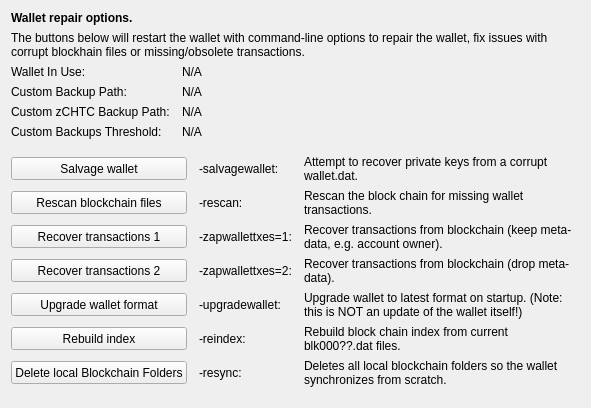
     <widget class="QWidget" name="tab_repair">
      <attribute name="title">
       <string>&amp;Wallet Repair</string>
      </attribute>
      <layout class="QGridLayout" name="gridLayout_4" columnstretch="0,0,0,0">
       <property name="horizontalSpacing">
        <number>12</number>
       </property>
       <item row="0" column="0" colspan="4">
        <widget class="QLabel" name="label_repair_header">
         <property name="font">
          <font>
           <weight>75</weight>
           <bold>true</bold>
          </font>
         </property>
         <property name="text">
          <string>Wallet repair options.</string>
         </property>
        </widget>
       </item>
       <item row="1" column="0" colspan="4">
        <widget class="QLabel" name="label_repair_helptext">
         <property name="font">
          <font>
           <weight>50</weight>
           <bold>false</bold>
          </font>
         </property>
         <property name="text">
          <string>The buttons below will restart the wallet with command-line options to repair the wallet, fix issues with corrupt blockhain files or missing/obsolete transactions.</string>
         </property>
         <property name="wordWrap">
          <bool>true</bool>
         </property>
        </widget>
       </item>
       <item row="2" column="0">
        <widget class="QLabel" name="wallet_path_label">
         <property name="text">
          <string>Wallet In Use:</string>
         </property>
        </widget>
       </item>
       <item row="2" column="1" colspan="3">
        <widget class="QLabel" name="wallet_path">
         <property name="cursor">
          <cursorShape>IBeamCursor</cursorShape>
         </property>
         <property name="text">
          <string>N/A</string>
         </property>
         <property name="textFormat">
          <enum>Qt::PlainText</enum>
         </property>
         <property name="textInteractionFlags">
          <set>Qt::LinksAccessibleByMouse|Qt::TextSelectableByKeyboard|Qt::TextSelectableByMouse</set>
         </property>
        </widget>
       </item>
       <item row="3" column="0">
        <widget class="QLabel" name="wallet_custombackuppath_label">
         <property name="text">
          <string>Custom Backup Path:</string>
         </property>
         <property name="visible">
          <bool>false</bool>
         </property>
        </widget>
       </item>
       <item row="3" column="1" colspan="3">
        <widget class="QLabel" name="wallet_custombackuppath">
         <property name="cursor">
          <cursorShape>IBeamCursor</cursorShape>
         </property>
         <property name="text">
          <string>N/A</string>
         </property>
         <property name="textFormat">
          <enum>Qt::PlainText</enum>
         </property>
         <property name="textInteractionFlags">
          <set>Qt::LinksAccessibleByMouse|Qt::TextSelectableByKeyboard|Qt::TextSelectableByMouse</set>
         </property>
         <property name="visible">
          <bool>false</bool>
         </property>
        </widget>
       </item>
       <item row="4" column="0">
        <widget class="QLabel" name="wallet_customzchtcbackuppath_label">
         <property name="text">
          <string>Custom zCHTC Backup Path:</string>
         </property>
         <property name="visible">
          <bool>false</bool>
         </property>
        </widget>
       </item>
       <item row="4" column="1" colspan="3">
        <widget class="QLabel" name="wallet_customzchtcbackuppath">
         <property name="cursor">
          <cursorShape>IBeamCursor</cursorShape>
         </property>
         <property name="text">
          <string>N/A</string>
         </property>
         <property name="textFormat">
          <enum>Qt::PlainText</enum>
         </property>
         <property name="textInteractionFlags">
          <set>Qt::LinksAccessibleByMouse|Qt::TextSelectableByKeyboard|Qt::TextSelectableByMouse</set>
         </property>
         <property name="visible">
          <bool>false</bool>
         </property>
        </widget>
       </item>
       <item row="5" column="0">
        <widget class="QLabel" name="wallet_custombackupthreshold_label">
         <property name="text">
          <string>Custom Backups Threshold:</string>
         </property>
         <property name="visible">
          <bool>false</bool>
         </property>
        </widget>
       </item>
       <item row="5" column="1" colspan="3">
        <widget class="QLabel" name="wallet_custombackupthreshold">
         <property name="cursor">
          <cursorShape>IBeamCursor</cursorShape>
         </property>
         <property name="text">
          <string>N/A</string>
         </property>
         <property name="textFormat">
          <enum>Qt::PlainText</enum>
         </property>
         <property name="textInteractionFlags">
          <set>Qt::LinksAccessibleByMouse|Qt::TextSelectableByKeyboard|Qt::TextSelectableByMouse</set>
         </property>
         <property name="visible">
          <bool>false</bool>
         </property>
        </widget>
       </item>
       <item row="6" column="0">
        <spacer name="verticalSpacer_repair1">
         <property name="orientation">
          <enum>Qt::Vertical</enum>
         </property>
         <property name="sizeHint" stdset="0">
          <size>
           <width>10</width>
           <height>10</height>
          </size>
         </property>
        </spacer>
       </item>
       <item row="7" column="0" colspan="2">
        <widget class="QPushButton" name="btn_salvagewallet">
         <property name="minimumSize">
          <size>
           <width>100</width>
           <height>23</height>
          </size>
         </property>
         <property name="text">
          <string>Salvage wallet</string>
         </property>
        </widget>
       </item>
       <item row="7" column="2">
        <widget class="QLabel" name="label_repair_salvage_command">
         <property name="text">
          <string notr="true">-salvagewallet:</string>
         </property>
        </widget>
       </item>
       <item row="7" column="3">
        <widget class="QLabel" name="label_repair_salvage">
         <property name="text">
          <string>Attempt to recover private keys from a corrupt wallet.dat.</string>
         </property>
         <property name="wordWrap">
          <bool>true</bool>
         </property>
        </widget>
       </item>
       <item row="8" column="0" colspan="2">
        <widget class="QPushButton" name="btn_rescan">
         <property name="minimumSize">
          <size>
           <width>100</width>
           <height>23</height>
          </size>
         </property>
         <property name="text">
          <string>Rescan blockchain files</string>
         </property>
        </widget>
       </item>
       <item row="8" column="2">
        <widget class="QLabel" name="label_repair_rescan_command">
         <property name="text">
          <string notr="true">-rescan:</string>
         </property>
        </widget>
       </item>
       <item row="8" column="3">
        <widget class="QLabel" name="label_repair_rescan">
         <property name="text">
          <string>Rescan the block chain for missing wallet transactions.</string>
         </property>
         <property name="wordWrap">
          <bool>true</bool>
         </property>
        </widget>
       </item>
       <item row="9" column="0" colspan="2">
        <widget class="QPushButton" name="btn_zapwallettxes1">
         <property name="minimumSize">
          <size>
           <width>100</width>
           <height>23</height>
          </size>
         </property>
         <property name="text">
          <string>Recover transactions 1</string>
         </property>
        </widget>
       </item>
       <item row="9" column="2">
        <widget class="QLabel" name="label_repair_zap1_command">
         <property name="text">
          <string notr="true">-zapwallettxes=1:</string>
         </property>
        </widget>
       </item>
       <item row="9" column="3">
        <widget class="QLabel" name="label_repair_zap1">
         <property name="text">
          <string>Recover transactions from blockchain (keep meta-data, e.g. account owner).</string>
         </property>
         <property name="wordWrap">
          <bool>true</bool>
         </property>
        </widget>
       </item>
       <item row="10" column="0" colspan="2">
        <widget class="QPushButton" name="btn_zapwallettxes2">
         <property name="minimumSize">
          <size>
           <width>100</width>
           <height>23</height>
          </size>
         </property>
         <property name="text">
          <string>Recover transactions 2</string>
         </property>
        </widget>
       </item>
       <item row="10" column="2">
        <widget class="QLabel" name="label_repair_zap2_command">
         <property name="text">
          <string notr="true">-zapwallettxes=2:</string>
         </property>
        </widget>
       </item>
       <item row="10" column="3">
        <widget class="QLabel" name="label_repair_zap2">
         <property name="text">
          <string>Recover transactions from blockchain (drop meta-data).</string>
         </property>
         <property name="wordWrap">
          <bool>true</bool>
         </property>
        </widget>
       </item>
       <item row="11" column="0" colspan="2">
        <widget class="QPushButton" name="btn_upgradewallet">
         <property name="minimumSize">
          <size>
           <width>100</width>
           <height>23</height>
          </size>
         </property>
         <property name="text">
          <string>Upgrade wallet format</string>
         </property>
        </widget>
       </item>
       <item row="11" column="2">
        <widget class="QLabel" name="label_repair_upgrade_command">
         <property name="text">
          <string notr="true">-upgradewallet:</string>
         </property>
        </widget>
       </item>
       <item row="11" column="3">
        <widget class="QLabel" name="label_repair_upgrade">
         <property name="text">
          <string>Upgrade wallet to latest format on startup. (Note: this is NOT an update of the wallet itself!)</string>
         </property>
         <property name="wordWrap">
          <bool>true</bool>
         </property>
        </widget>
       </item>
       <item row="12" column="0" colspan="2">
        <widget class="QPushButton" name="btn_reindex">
         <property name="minimumSize">
          <size>
           <width>100</width>
           <height>23</height>
          </size>
         </property>
         <property name="text">
          <string>Rebuild index</string>
         </property>
        </widget>
       </item>
       <item row="12" column="2">
        <widget class="QLabel" name="label_repair_reindex_command">
         <property name="text">
          <string notr="true">-reindex:</string>
         </property>
        </widget>
       </item>
       <item row="12" column="3">
        <widget class="QLabel" name="label_repair_reindex">
         <property name="text">
          <string>Rebuild block chain index from current blk000??.dat files.</string>
         </property>
         <property name="wordWrap">
          <bool>true</bool>
         </property>
        </widget>
       </item>
       <item row="13" column="0" colspan="2">
        <widget class="QPushButton" name="btn_resync">
         <property name="minimumSize">
          <size>
           <width>100</width>
           <height>23</height>
          </size>
         </property>
         <property name="text">
          <string>Delete local Blockchain Folders</string>
         </property>
        </widget>
       </item>
       <item row="13" column="2">
        <widget class="QLabel" name="label_repair_resync_command">
         <property name="text">
          <string>-resync:</string>
         </property>
        </widget>
       </item>
       <item row="13" column="3">
        <widget class="QLabel" name="label_repair_resync">
         <property name="text">
          <string>Deletes all local blockchain folders so the wallet synchronizes from scratch.</string>
         </property>
         <property name="wordWrap">
          <bool>true</bool>
         </property>
        </widget>
       </item>
       <item row="14" column="0">
        <spacer name="verticalSpacer_repair2">
         <property name="orientation">
          <enum>Qt::Vertical</enum>
         </property>
         <property name="sizeHint" stdset="0">
          <size>
           <width>20</width>
           <height>10</height>
          </size>
         </property>
        </spacer>
       </item>
      </layout>
     </widget>
